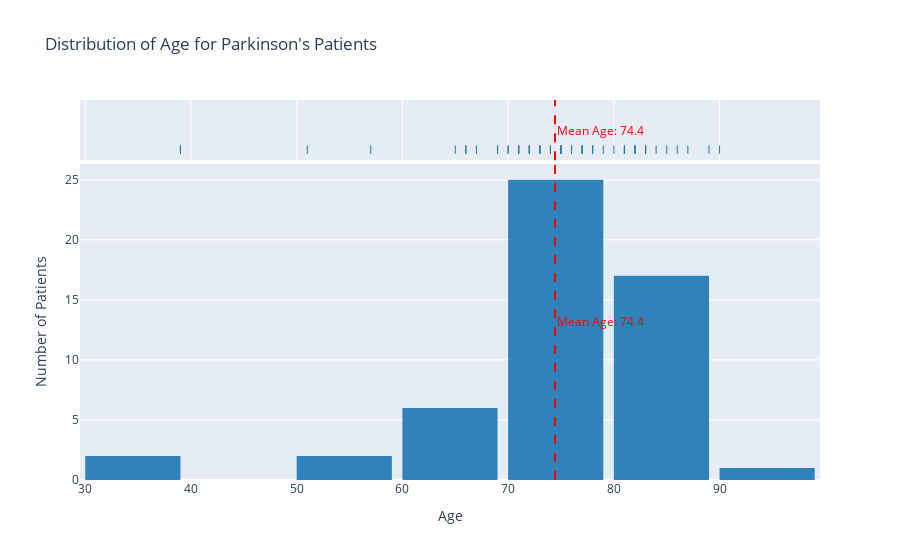

This figure's notebook cell:
### Code cell
# Assuming your DataFrame is named explorer_df

# Define parkinsons_data
parkinsons_data = explorer_df[explorer_df['Parkinsons'] == True]

# Calculate mean age
parkinsons_data['Age'] = 2024 - parkinsons_data['BirthYear']
mean_age = parkinsons_data['Age'].mean()

# Create the histogram
fig = px.histogram(parkinsons_data, x='Age', title='Distribution of Age for Parkinson\'s Patients',
                   labels={'Age': 'Age', 'count': 'Number of Patients'},
                   nbins=10,  
                   marginal='rug',  
                   opacity=0.9,  
                   color_discrete_sequence=['#1f77b4'])  

# Add a vertical line for the mean age
fig.add_vline(x=mean_age, line_dash="dash", line_color="red", 
              annotation_text=f'Mean Age: {mean_age:.1f}', annotation_position="right", 
              annotation_font=dict(size=12, color='red'))

# Update layout
fig.update_layout(xaxis_title='Age', yaxis_title='Number of Patients',
                  bargap=0.1,  
                  showlegend=False)  

# Show the plot
fig.show()

### Figure 1 — Plotly figure (JSON) as saved in the notebook; plotly's stock layout.template omitted (floating-point values rounded to 4 significant figures)
{"data": [{"alignmentgroup": "True", "bingroup": "x", "hovertemplate": "Age=%{x}<br>count=%{y}<extra></extra>", "legendgroup": "", "marker": {"color": "#1f77b4", "opacity": 0.9, "pattern": {"shape": ""}}, "name": "", "nbinsx": 10, "offsetgroup": "", "orientation": "v", "showlegend": false, "type": "histogram", "x": [74, 81, 83, 57, 77, 74, 75, null, null, 69, null, 78, 70, 76, 73, 73, 81, 75, 79, 83, 39, 72, 81, 84, 85, 39, null, 75, 70, 81, 72, 78, 73, null, 65, 76, 80, null, null, 89, null, 71, 69, 90, 82, 87, null, 82, 51, 77, null, 83, 86, 66, 83, 72, 75, 71, 67, 66, 71, 77, 82], "xaxis": "x", "yaxis": "y"}, {"alignmentgroup": "True", "boxpoints": "all", "fillcolor": "rgba(255,255,255,0)", "hoveron": "points", "hovertemplate": "Age=%{x}<extra></extra>", "jitter": 0, "legendgroup": "", "line": {"color": "rgba(255,255,255,0)"}, "marker": {"color": "#1f77b4", "symbol": "line-ns-open"}, "name": "", "offsetgroup": "", "showlegend": false, "type": "box", "x": [74, 81, 83, 57, 77, 74, 75, null, null, 69, null, 78, 70, 76, 73, 73, 81, 75, 79, 83, 39, 72, 81, 84, 85, 39, null, 75, 70, 81, 72, 78, 73, null, 65, 76, 80, null, null, 89, null, 71, 69, 90, 82, 87, null, 82, 51, 77, null, 83, 86, 66, 83, 72, 75, 71, 67, 66, 71, 77, 82], "xaxis": "x2", "yaxis": "y2"}], "layout": {"annotations": [{"font": {"color": "red", "size": 12}, "showarrow": false, "text": "Mean Age: 74.4", "x": 74.43, "xanchor": "left", "xref": "x", "y": 0.5, "yanchor": "middle", "yref": "y domain"}, {"font": {"color": "red", "size": 12}, "showarrow": false, "text": "Mean Age: 74.4", "x": 74.43, "xanchor": "left", "xref": "x2", "y": 0.5, "yanchor": "middle", "yref": "y2 domain"}], "bargap": 0.1, "barmode": "relative", "legend": {"tracegroupgap": 0}, "shapes": [{"line": {"color": "red", "dash": "dash"}, "type": "line", "x0": 74.43, "x1": 74.43, "xref": "x", "y0": 0, "y1": 1, "yref": "y domain"}, {"line": {"color": "red", "dash": "dash"}, "type": "line", "x0": 74.43, "x1": 74.43, "xref": "x2", "y0": 0, "y1": 1, "yref": "y2 domain"}], "showlegend": false, "title": {"text": "Distribution of Age for Parkinson's Patients"}, "xaxis": {"anchor": "y", "domain": [0, 1], "title": {"text": "Age"}}, "xaxis2": {"anchor": "y2", "domain": [0, 1], "matches": "x", "showgrid": true, "showticklabels": false}, "yaxis": {"anchor": "x", "domain": [0, 0.8316], "title": {"text": "Number of Patients"}}, "yaxis2": {"anchor": "x2", "domain": [0.8416, 1], "matches": "y2", "showgrid": false, "showline": false, "showticklabels": false, "ticks": ""}}}
